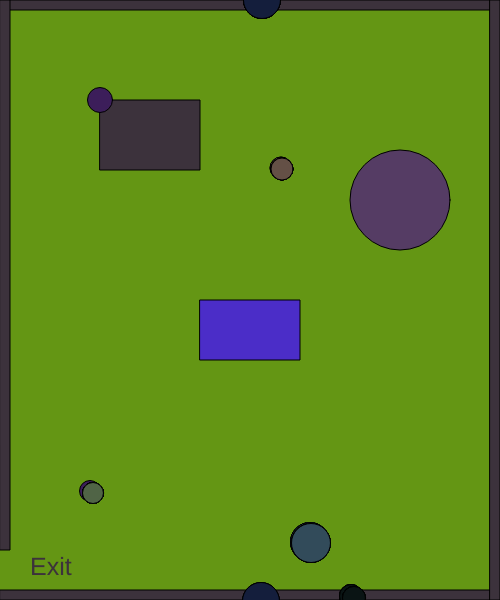
Frame 1 (no input)
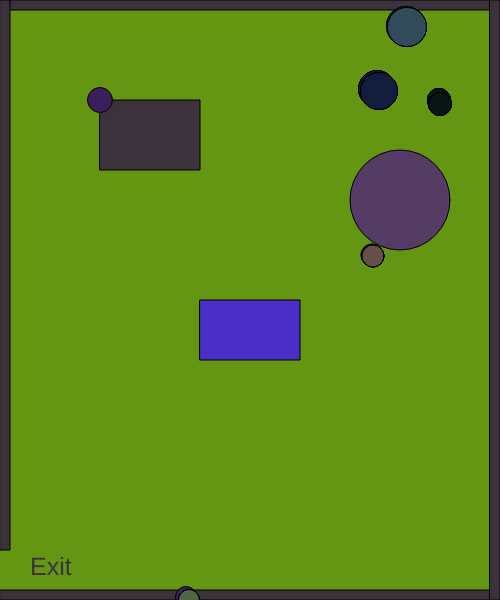
Frame 60 (no input)
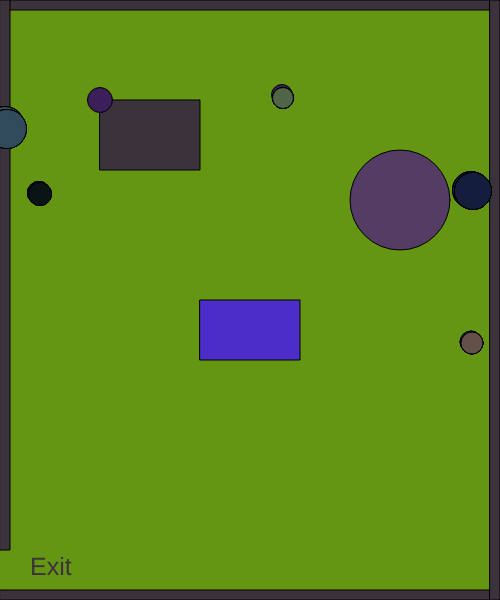
Frame 120 (the mouse pressed at the canvas centre since frame 60)

The p5.js sketch that drew these frames (run headless with seeded random() and noise() and a simulated clock; from frame 60 on, the mouse is pressed at the canvas centre):

// p5.js sketch
// ── sketch.js
// character
var characterX = 100;
var characterY = 100;

// wasd
var w = 87;
var s = 83;
var a = 65;
var d = 68;

// shapes
var shapeX = 30;
var shapeY = 50;

var shapeXs = [];
var shapeYs = [];
var diameters = [];

var shapeXSpeeds = [];
var shapeYSpeeds = [];

// mouse click shape
var mouseShapeX;
var mouseShapeY;

var rectangleObject;
var circleObject;
var squareObject;


function setup() {
    createCanvas(500, 600);

      // create the object
      rectangleObject = new Rectangle(200, 300, 100, 60, 75, 45, 200); 
      circleObject = new Circle(400, 200, 100, 60, 85, 60, 100);
      squareObject = new Rectangle(100, 100, 100, 70, 60, 50, 60); 

    // ranadom speed
    var x = 50;
    var y = 50;
    var diameter = 25;
    for (var i = 0; i < 10; i++) {
        shapeXSpeeds[i] = Math.floor(Math.random() * (Math.floor(Math.random() * 5)) + 1);
        shapeYSpeeds[i] = Math.floor(Math.random() * (Math.floor(Math.random() * 5)) + 1);
        shapeXs[i] = getRandomNumber(500);
        shapeYs[i] = getRandomNumber(600);
        diameters[i] = getRandomNumber(30);
    }

    createCharacter(200, 350);
}

function draw() {
    background(100,150,20);

    // create and display an object
    rectangleObject.display();
    circleObject.display();
    squareObject.display();
    

    // call createBorders function
    createBorders();

    // call movePlayer function
    movePlayer();

    // exit message
    textSize(25);
    text("Exit", width-470,height-25)

    // call createCharacter function
    createCharacter();

    // call createWin function
    createWin();
    
    // create shapes
    for (var i = 0; i < shapeXs.length; i++) {
    {
        circle(shapeXs[0],shapeYs[0], diameters[0]);
        fill(100,80,70)
        circle(shapeXs[1],shapeYs[1], diameters[1]);
        fill(20,30,60)
        circle(shapeXs[2],shapeYs[2], diameters[2]);
        fill(50,75,90)
        circle(shapeXs[3],shapeYs[3], diameters[3]);
        fill(10,20,20)
        circle(shapeXs[4],shapeYs[4], diameters[4]);
        fill(80,100,70)
    }
        shapeXSpeeds[i] = Math.floor(Math.random() * (Math.floor(Math.random() * 5)) + 1);
        shapeYSpeeds[i] = Math.floor(Math.random() * (Math.floor(Math.random() * 5)) + 1);
    
    // shape movement 
        shapeXs[i] += shapeXSpeeds[i];
        shapeYs[i] += shapeYSpeeds[i];

    // check to see if the shape has gone out of bounds
        if (shapeXs[i] > width) {
            shapeXs[i] = 0;
        }
        if (shapeXs[i] < 0) {
            shapeXs[i] = width;
        }
        if (shapeYs[i] > height) {
            shapeYs[i] = 0;
        }
        if (shapeYs[i] < 0) {
            shapeYs[i] = height;
        }
    }
   
    // create the shape based on the mouse click
    fill(120, 130, 140);
    circle(mouseShapeX, mouseShapeY, 25);
}

function movePlayer()
{
    if(keyIsDown(w))
    {
        characterY -= 10;   
    }
    if(keyIsDown(s))
    {
        characterY += 10;   
    }
    if(keyIsDown(a))
    {
        characterX -= 10;   
    }
    if(keyIsDown(d))
    {
        characterX += 10;   
    }

}
function createCharacter()
{
    fill(60,30,90);
    circle(characterX,characterY,25);
}

function createWin()
{
    if(characterY > width && characterX < width-500)
    {
        stroke(5);
        fill(0);
        textSize(50);
        text("You Win!", width/2-20, height/2-25);
    }
}

function createBorders()
{
    // top border
    rect(0,0,width,10);
    // left border
    rect(0,0,10,height-50);
    // bottom border
    rect(0, height-10,width, 10);
    // right upper border
    rect(width-10,0,10,height); 
}

function mouseClicked() {
    mouseShapeX = mouseX;
    mouseShapeY = mouseY;
}

function getRandomNumber(number) {
    return Math.floor(Math.random() * number) + 10;
}

// ── HW14.html
<html>
    <head>
        <Title>Game</Title>
        <script src="https://cdnjs.cloudflare.com/ajax/libs/p5.js/1.1.9/p5.min.js"></script> 
        <script src="sketch.js"></script>
        <script src="shapes.js"></script>
    </head>
    <body>
        
    </body>
</html>
// ── shapes.js
  class Rectangle
{
    //constructor
    // x = x-coordinate, y = y-coordinate, w= width, h = height, r = red, g = green, b = blue
    constructor(x,y,w,h,r,g,b)
    {
        this.x = x;
        this.y = y;
        this.w = w;
        this.h = h;
        this.r = r;
        this.g = g;
        this.b = b;
    }

    display()
    {
        fill(this.r, this.g, this.b);
        rect(this.x, this.y, this.w, this.h);
    }
}

class Circle
{
     //constructor
    // x = x-coordinate, y = y-coordinate, w= width, h = height, r = red, g = green, b = blue
    constructor(x,y,w,h,r,g,b)
    {
        this.x = x;
        this.y = y;
        this.w = w;
        this.h = h;
        this.r = r;
        this.g = g;
        this.b = b;
    }

    display()
    {
        fill(this.r, this.g, this.b);
        circle(this.x, this.y, this.w, this.h);
    }
}
